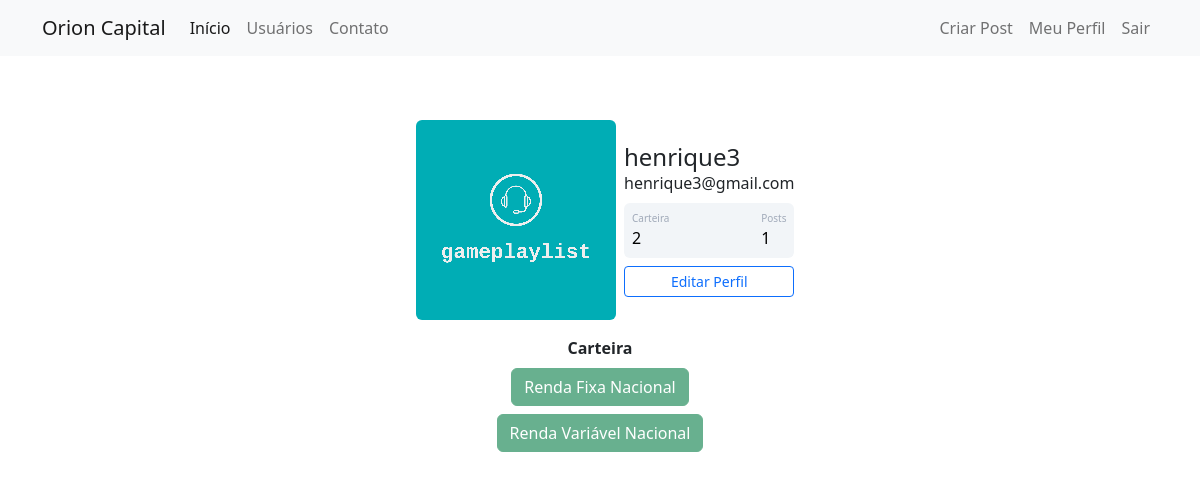
Screenshot of /perfil (signed in) with the database file from the repository.
### orion/models.py (models this page shows)
class Usuario(database.Model, UserMixin):
  id = database.Column(database.Integer, primary_key=True)
  username = database.Column(database.String, nullable=False)
  email = database.Column(database.String, nullable=False, unique=True)
  senha = database.Column(database.String, nullable=False)
  foto_perfil = database.Column(database.String, default='default.jpg')
  posts = database.relationship('Post', backref='autor', lazy=True)
  classes_ativos = database.Column(database.String, nullable=False, default="Não Informado")
  def contar_posts(self):
    return len(self.posts)

### orion/routes.py (the view)
@app.route('/perfil')
@login_required
def perfil():
    foto_perfil = url_for('static', filename=f'fotos_perfil/{current_user.foto_perfil}')
    return render_template('perfil.html', foto_perfil=foto_perfil)

### orion/models.py (called while the page is built)
@login_manager.user_loader
def load_usuario(id_usuario):
  return Usuario.query.get(int(id_usuario))

### orion/templates/perfil.html (shortened to what this page needs)
{% extends 'base.html' %}
{% block body %}
<div class="container mt-5 d-flex justify-content-center">
    <div class="card p-3">
        <div class="d-flex align-items-center">
            <div class="image pe-2">
                <img src="{{ foto_perfil }}" class="rounded" width="200" >
            </div>
            <div class="ml-3 w-100">
                <h4 class="mb-0 mt-0">{{ current_user.username }}</h4>
                <span>{{ current_user.email }}</span>
                <div class="p-2 mt-2 bg-primary d-flex justify-content-between rounded text-white stats">
                    {% if 'Não Informado' in current_user.classes_ativos %}
                        <div class="d-flex flex-column">
                            <span class="articles">Carteira</span>
                            <span class="number1">0</span>
                        </div>
                    {% else %}
                        <div class="d-flex flex-column">
                            <span class="articles">Carteira</span>
                            <span class="number1">{{ current_user.classes_ativos.count(';')+1 }}</span>
                        </div>
                    {% endif %}
                    <div class="d-flex flex-column">
                        <span class="rating">Posts</span>
                        <span class="number3">{{ current_user.contar_posts() }}</span>
                    </div>
                </div>
                <div class="button mt-2 d-flex flex-row align-items-center">
                    <a class="w-100" href="{{ url_for('editar_perfil') }}">
                        <button class="btn btn-sm btn-outline-primary w-100">Editar Perfil</button>
                    </a>
                </div>
            </div>
        </div>
    </div>
 </div>
<div class="row justify-content-center">
    <div class="col-4 text-center">
        <strong>Carteira</strong><br>
        {% for classe in current_user.classes_ativos.split(';') %}
            <button type="button" class="btn btn-success mt-2" disabled>{{ classe }}</button>
        {% endfor %}
    </div>
</div>
{% endblock %}

### orion/static/main.css (style rules this page uses)
.card { width: 400px; border: none; border-radius: 10px; background-color: #fff; }
.stats { background: #f2f5f8 !important; color: #000 !important; }
.articles { font-size:10px; color: #a1aab9; }
.number1 { font-weight:500; }
.rating { font-size:10px; color: #a1aab9; }
.number3 { font-weight:500; }

### rows the page displays
Usuario: username "henrique3", email "henrique3@gmail.com", classes_ativos "2"

### other values shown
{{ current_user.contar_posts() }} "1"
{{ classe }} "Renda Fixa Nacional" "Renda Variável Nacional"
